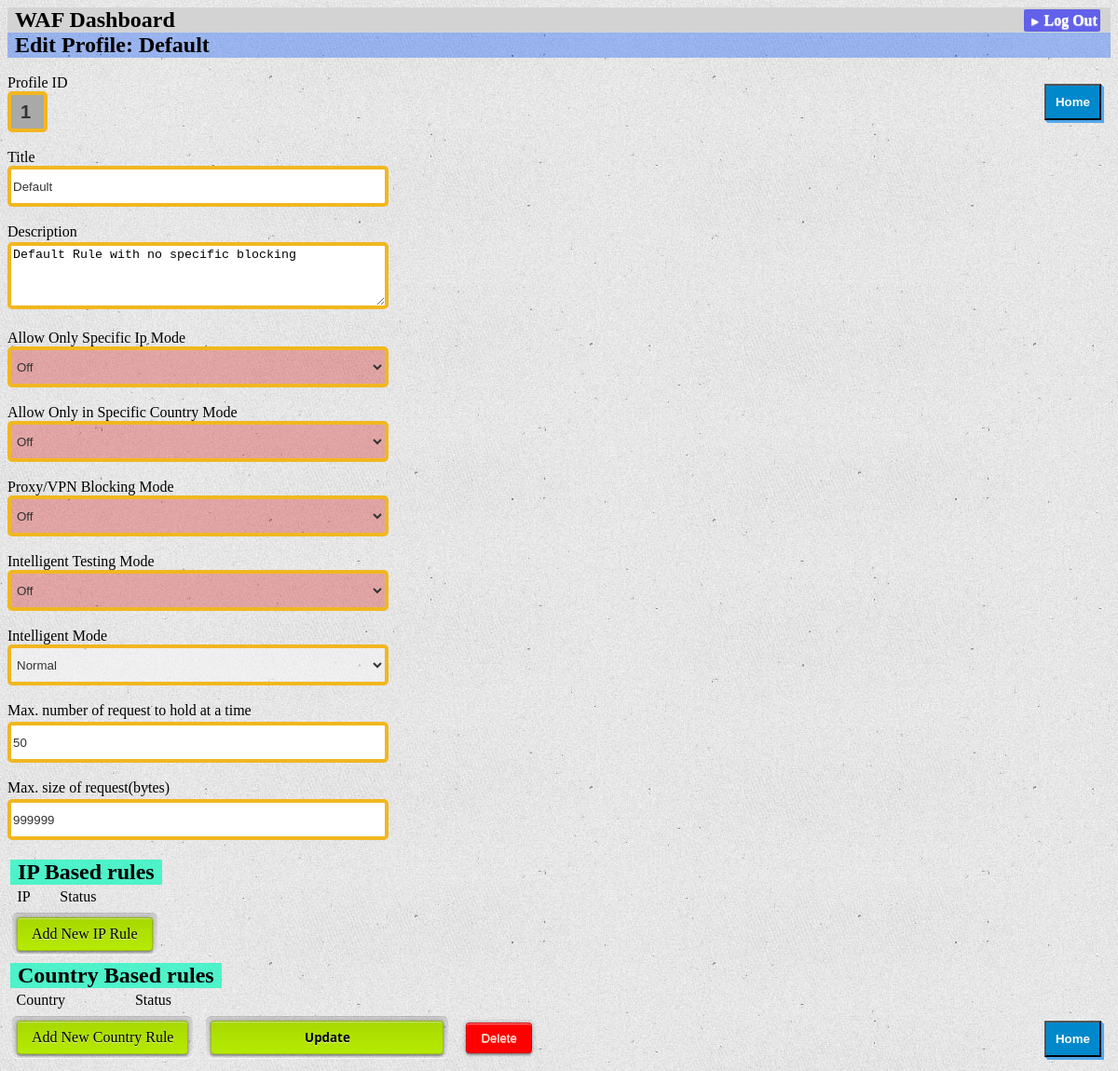
/1/update (signed in), run on the app's committed database.
### tables this page shows
CREATE TABLE 'wafrules' ('profID' INTEGER PRIMARY KEY AUTOINCREMENT NOT NULL, 'onlyallowedip' INTEGER NOT NULL DEFAULT 0 , 'onlyallowedcountries' INTEGER NOT NULL DEFAULT 0 , 'proxyblock' INTEGER NOT NULL DEFAULT 0 , 'intelligenttest' INTEGER NOT NULL DEFAULT 0 , 'description' TEXT, 'requesthold' INTEGER NOT NULL DEFAULT 50, 'maxrcv' INTEGER NOT NULL DEFAULT 999999, intelligentmode varchar(100), title varchar(100));

### wafDashboard/dashboard.py (the view)
@bp.route("/<int:id>/update", methods=("GET", "POST"))
@login_required
def update(id):
    profile = get_profile(id)
    ipclients = get_ipclients(id)
    countryrules = get_countryrule(id)
    if request.method == "POST":
        try:title = request.form["title"]
        except:title=None
        try:description = request.form["description"]
        except:description=None
        try:onlyallowedip = request.form["onlyallowedip"]
        except:onlyallowedip = None
        try:onlyallowedcountries = request.form["onlyallowedcountries"]
        except:onlyallowedcountries = None
        try:proxyblock = request.form["proxyblock"]
        except:proxyblock = None
        try:intelligenttest = request.form["intelligenttest"]
        except:intelligenttest = None
        try:maxrcv = request.form["maxrcv"]
        except:maxrcv = None
        try:requesthold = request.form["requesthold"]
        except:requesthold = None
        try:intelligentmode = request.form["intelligentmode"]
        except:intelligentmode = None
        try:ipclientUpdate = json.loads(request.form["ipclientUpdate"])
        except:ipclientUpdate=None
        try:ipclientAdd = json.loads(request.form["ipclientAdd"])
        except:ipclientAdd=None
        try:ipclientDel = json.loads(request.form["ipclientDel"])
        except:ipclientDel=None
        try:countryruleUpdate = json.loads(request.form["countryruleUpdate"])
        except:countryruleUpdate=None
        try:countryruleAdd = json.loads(request.form["countryruleAdd"])
        except:countryruleAdd=None
        try:countryruleDel = json.loads(request.form["countryruleDel"])
        except:countryruleDel=None
        print(countryruleAdd)
        db = get_db()
        if ipclientUpdate!=None:
            if len(ipclientUpdate)>0:
                for i in ipclientUpdate:
                    ip=None
                    status=None
                    cid=i.split("*")[1]
                    for j in ipclientUpdate[i]:
                        try:
                            if j=="ip":ip=ipclientUpdate[i][j]
                            elif j=="status":status=int(ipclientUpdate[i][j])
                        except:
                            ip=None
                            pass
                    if ip!=None:
                        try:
                            qry="UPDATE ipclients SET ip='"+ip+"', status="+str(status)+" WHERE id = "+str(cid)
                            db.execute(qry)
                            db.commit()
                        except:
                            traceback.print_exc()
                            pass
        db = get_db()
        if ipclientAdd!=None:
            if len(ipclientAdd)>0:
                for i in ipclientAdd:
                    ip=None
                    status=None
                    for j in ipclientAdd[i]:
                        try:
                            if j=="ip":ip=ipclientAdd[i][j]
                            elif j=="status":status=int(ipclientAdd[i][j])
                        except:
                            ip=None
                            pass
                    if ip!=None:
                        try:
                            qry="INSERT INTO ipclients (ip,status,profID) VALUES ('"+ip+"',"+str(status)+","+str(id)+")"
                            db.execute(qry)
                            db.commit()
                        except:
                            traceback.print_exc()
                            pass
        db = get_db()
        if ipclientDel!=None:
            if len(ipclientDel)>0:
                for i in ipclientDel:
                    cid=None
                    try:cid=i.split("*")[1]
                    except:cid=None
                    if cid!=None:
                        try:
                            qry="DELETE FROM ipclients WHERE id="+str(cid)+" AND profID="+str(id)
                            db.execute(qry)
                            db.commit()
                        except:
                            traceback.print_exc()
                            pass
        db = get_db()
        if countryruleUpdate!=None:
            if len(countryruleUpdate)>0:
                for i in countryruleUpdate:
                    country=None
                    countryCode=None
                    status=None
                    cid=i.split("*")[1]
                    for j in countryruleUpdate[i]:
                        try:
                            if j=="country":
                                country=countryruleUpdate[i][j][:-3]
                                countryCode=countryruleUpdate[i][j][-2:]
                            elif j=="status":status=int(countryruleUpdate[i][j])
                        except:
                            country=None
                            countryCode=None
                            pass
                    if country!=None:
                        try:
                            qry="UPDATE countryrule SET country='"+country+"', countryCode='"+countryCode+"', status="+str(status)+" WHERE id = "+str(cid)
                            db.execute(qry)
                            db.commit()
                        except:
                            traceback.print_exc()
                            pass
        db = get_db()
        if countryruleAdd!=None:
            if len(countryruleAdd)>0:
                for i in countryruleAdd:
                    country=None
                    countryCode=None
                    status=None
                    for j in countryruleAdd[i]:
                        try:
                            if j=="country":
                                country=countryruleAdd[i][j][:-3]
                                countryCode=countryruleAdd[i][j][-2:]
                            elif j=="status":status=int(countryruleAdd[i][j])
                        except:
                            country=None
                            countryCode=None
                            pass
                    if country!=None:
                        try:
                            qry="INSERT INTO countryrule (country,countryCode,status,profID) VALUES ('"+country+"','"+countryCode+"',"+str(status)+","+str(id)+")"
                            db.execute(qry)
                            db.commit()
                        except:
                            traceback.print_exc()
                            pass
        db = get_db()
        if countryruleDel!=None:
            if len(countryruleDel)>0:
                for i in countryruleDel:
                    cid=None
                    try:cid=i.split("*")[1]
                    except:cid=None
                    if cid!=None:
                        try:
                            qry="DELETE FROM countryrule WHERE id="+str(cid)+" AND profID="+str(id)
                            db.execute(qry)
                            db.commit()
                        except:
                            traceback.print_exc()
                            pass
        db = get_db()
        parms=""
        l=tuple()
        if description!=None:
            l+=(description,)
            parms+=" description = ?,"
        if title!=None:
            l+=(title,)
            parms+=" title = ?,"
        if onlyallowedip!=None:
            l+=(int(onlyallowedip),)
            parms+=" onlyallowedip = ?,"
        if onlyallowedcountries!=None:
            l+=(int(onlyallowedcountries),)
            parms+=" onlyallowedcountries = ?,"
        if proxyblock!=None:
            l+=(int(proxyblock),)
            parms+=" proxyblock = ?,"
        if intelligenttest!=None:
            l+=(int(intelligenttest),)
            parms+=" intelligenttest = ?,"
        if maxrcv!=None:
            l+=(int(maxrcv),)
            parms+=" maxrcv = ?,"
        if requesthold!=None:
            l+=(int(requesthold),)
            parms+=" requesthold = ?,"
        if intelligentmode!=None:
            l+=(intelligentmode,)
            parms+=" intelligentmode = ?"
        l+=(id,)
        if len(l)>1:
            try:
                db.execute("UPDATE wafrules SET "+parms+" WHERE profID = ?", l)
                db.commit()
            except:
                traceback.print_exc()
                pass
        return redirect(url_for("dashboard.index"))
    else:
        return render_template("update.html", profile=profile,ipclients=ipclients,countryrules=countryrules)

### wafDashboard/templates/update.html (shortened to what this page needs)
{% extends 'base.html' %}
{% block header %}
  <h1>{% block title %}Edit Profile: {{ profile['title'] }}{% endblock %}</h1>
{% endblock %}
{% block content %}
    <form style="display: inline;" name="profile{{ profile['profID'] }}" action="{{ url_for('dashboard.update', id=profile['profID']) }}" id="profile{{ profile['profID'] }}" method="post">
            <br><label>Profile ID<button style="float: right;cursor:pointer;position:relative;right: 0;z-index: 22222;" class="metro three-d" onclick="document.location.href='/';">Home</button></label>
            <input type='text' readonly class="simple-input iwide" style="font-weight: bold;background-color: darkgrey;padding-left:10px;padding-right:10px;max-width: 15px;" value='{{ request.form['profID'] or profile['profID'] }}'>
            <br><label>Title</label>
            <input class="simple-input iwide" name="title" value="{{ request.form['title'] or profile['title'] }}" required>
            <br><label>Description</label><br>
            <textarea style="margin-top: 2px!important;height:60px!important;width:397px;border: 4px solid #F1B720;height: 32px;border-radius: 5px;"  name="description" >{{ request.form['description'] or profile['description'] }}</textarea><br>
            <br><label>Allow Only Specific Ip Mode</label>
            <select onchange="setcolor(this)" class="simple-input sel swide" name="onlyallowedip" type="text" value="{{ request.form['onlyallowedip'] or profile['onlyallowedip'] }}" required>
                {% if profile['onlyallowedip']|string =='1' %}
                <option value="1" selected>On</option>
                <option value="0">Off</option>
                {% else %}
                <option value="0" selected>Off</option>
                {% endif %}
            </select>
            <br><label>Allow Only in Specific Country Mode</label>
            <select onchange="setcolor(this)" class="simple-input sel swide" name="onlyallowedcountries" type="text" value="{{ request.form['onlyallowedcountries'] or profile['onlyallowedcountries'] }}" required>
                {% if profile['onlyallowedcountries']|string=='1' %}
                <option value="1" selected>On</option>
                <option value="0">Off</option>
                {% else %}
                <option value="0" selected>Off</option>
                {% endif %}
            </select>
            <br><label>Proxy/VPN Blocking Mode</label>
            <select onchange="setcolor(this)" class="simple-input sel swide" name="proxyblock" type="text" value="{{ request.form['proxyblock'] or profile['proxyblock'] }}" required>
                {% if profile['proxyblock']|string=='1' %}
                <option value="1" selected>On</option>
                <option value="0">Off</option>
                {% else %}
                <option value="0" selected>Off</option>
                {% endif %}
            </select>
            <br><label>Intelligent Testing Mode</label>
            <select onchange="setcolor(this)" class="simple-input sel swide" name="intelligenttest" type="text" value="{{ request.form['intelligenttest'] or profile['intelligenttest'] }}" required>
                {% if profile['intelligenttest']|string=='1' %}
                <option value="1" selected>On</option>
                <option value="0">Off</option>
                {% else %}
                <option value="0" selected>Off</option>
                {% endif %}
            </select>
            <br><label>Intelligent Mode</label>
            <select onchange="setcolor(this)" class="simple-input sel swide" name="intelligentmode" type="text" value="{{ request.form['intelligentmode'] or profile['intelligentmode'] }}" required>
                {% if profile['intelligentmode']|string=='NORMAL' %}
                <option value="NORMAL" selected>Normal</option>
                {% elif profile['intelligentmode']|string=='HARD' %}
                <option value="NORMAL">Normal</option>
                <option value="HARD" selected>Hard</option>
                <option value="UNDER-ATTACK">Under-Attack(May cause increase in number of FalsePositives!)</option>
                {% else %}
                <option value="NORMAL">Normal</option>
                <option value="HARD">Hard</option>
                <option value="UNDER-ATTACK" selected>Under-Attack(May cause increase in number of FalsePositives!)</option>
                {% endif %}
            </select>
            <br><label>Max. number of request to hold at a time</label>
            <input class="simple-input iwide" style="margin-top: 3px!important;" name="requesthold" value="{{ request.form['requesthold'] or profile['requesthold'] }}" required>
            <br><label>Max. size of request(bytes)</label>
            <input class="simple-input iwide" style="margin-top: 3px!important;" name="maxrcv" value="{{ request.form['maxrcv'] or profile['maxrcv'] }}" required>
            <br>
            <table id="profile*{{ profile['profID'] }}-IPtable">
                <tr><td colspan="8" style="text-align: center;"><h2>IP Based rules</h2></td></tr>
                <tr><td></td><td>IP</td><td>Status</td></tr>
            </table>
            <span class="modern socle" onclick="AddIPClient()">Add New IP Rule</span>
            <table id="profile*{{ profile['profID'] }}-Countrytable">
                <tr><td colspan="8" style="text-align: center;"><h2>Country Based rules</h2></td></tr>
                <tr><td></td><td>Country</td><td>Status</td></tr>
            </table>
            <span class="modern socle" onclick="Addcountryrule()">Add New Country Rule</span>
        </form>
        <button style="display: inline;min-width: 250px;" class="modern socle" onclick="frmsub('profile{{ profile['profID'] }}')"><e style="font-family: 'Segoe UI', Tahoma, Geneva, Verdana, sans-serif;font-weight: bold;">Update</e></button>
        <form style="display: inline;" action="{{ url_for('dashboard.delete', id=profile['profID']) }}" method="post">
        <input style="display: inline;color: antiquewhite!important;background-color:red!important;" class="modern socle" type="submit" value="Delete" onclick="return confirm('Are you sure?');">
    </form>
    <button style="float: right;cursor:pointer;position: relative;right: 0;" class="metro three-d" onclick="document.location.href='/';">Home</button>
{% endblock %}

### data on the page
wafrules: title "Default", profID "1", description "Default Rule with no specific blocking", onlyallowedip "Off", onlyallowedcountries "Off", proxyblock "Off", intelligenttest "Off", intelligentmode "Normal", requesthold "50", maxrcv "999999"
